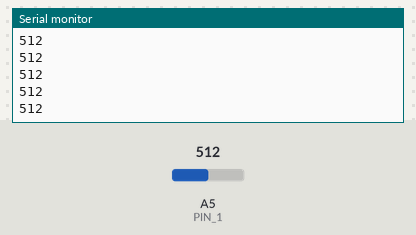
A sketch run on a simulated Arduino Uno, built with avr-gcc and run on an emulated ATmega328P. Parts: the last lines printed to the serial monitor. Inputs (shaded band) come from the test bench; at power-on: A5 (PIN_1) = 512.

Above: at 1.2 s.
1.3 s: A5 (PIN_1) set to 716
At 1.31 s:
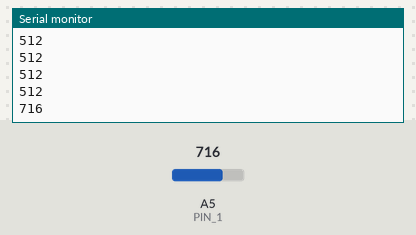
2.8 s: A5 (PIN_1) set to 900
At 2.81 s:
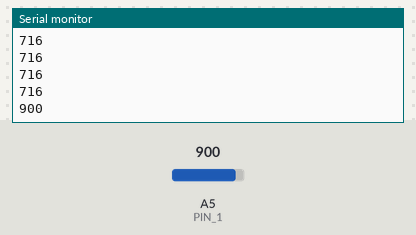
Timing chart, 0 to 5.8 s (numbered marks = the images above; inputs shaded):
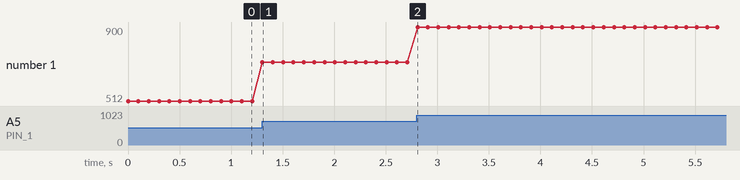

The sketch:

piano_2.ino
```cpp
#define PIN_1 A5
#define MAX_SAMPLE 100

void setup(){
  Serial.begin(9600);
}

void loop(){
    int total = 0;

  for(int i = 0; i <= MAX_SAMPLE; i++){
    int temp = analogRead(PIN_1);
    Serial.println(temp);
    delay(100);
    // total += temp;
  }

  //int avg = total / MAX_SAMPLE;

 // Serial.println(avg);
}
```

Measured:
- after the input at 1.3 s, the serial monitor: prints a new line at once (image 1)
- after the input at 2.8 s, the serial monitor: prints a new line at once (image 2)
- plotted number 1: 512 → 716 after the input at 1.3 s, 716 → 900 after the input at 2.8 s
